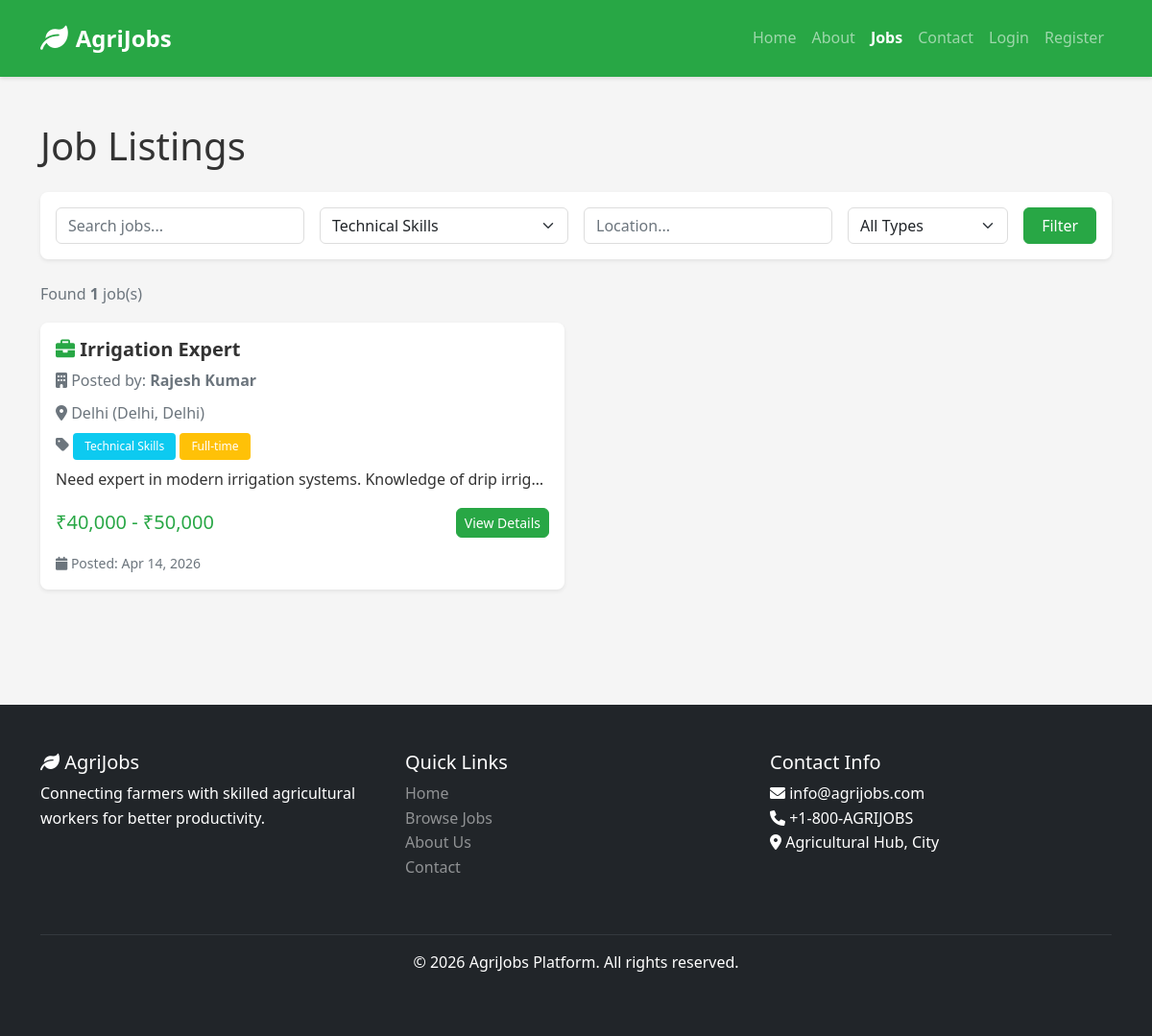
The page /jobs.php?category=Technical Skills on the database its author committed.
### tables this page shows
CREATE TABLE IF NOT EXISTS jobs (
    id INT PRIMARY KEY AUTO_INCREMENT,
    farmer_id INT NOT NULL,
    job_title VARCHAR(100) NOT NULL,
    category VARCHAR(50) NOT NULL,
    description TEXT NOT NULL,
    location VARCHAR(100) NOT NULL,
    city VARCHAR(50),
    state VARCHAR(50),
    salary_min DECIMAL(10, 2),
    salary_max DECIMAL(10, 2),
    job_type ENUM('full-time', 'part-time', 'seasonal', 'contract') DEFAULT 'full-time',
    experience_required VARCHAR(50),
    contact_name VARCHAR(100),
    contact_phone VARCHAR(20),
    contact_email VARCHAR(100),
    image VARCHAR(255),
    posted_at TIMESTAMP DEFAULT CURRENT_TIMESTAMP,
    deadline DATE,
    is_active BOOLEAN DEFAULT TRUE,
    FOREIGN KEY (farmer_id) REFERENCES users(id) ON DELETE CASCADE
);

CREATE TABLE IF NOT EXISTS users (
    id INT PRIMARY KEY AUTO_INCREMENT,
    full_name VARCHAR(100) NOT NULL,
    email VARCHAR(100) UNIQUE NOT NULL,
    password VARCHAR(255) NOT NULL,
    role ENUM('farmer', 'worker', 'admin') NOT NULL,
    phone VARCHAR(20),
    address TEXT,
    city VARCHAR(50),
    state VARCHAR(50),
    pincode VARCHAR(10),
    bio TEXT,
    profile_pic VARCHAR(255),
    created_at TIMESTAMP DEFAULT CURRENT_TIMESTAMP,
    updated_at TIMESTAMP DEFAULT CURRENT_TIMESTAMP ON UPDATE CURRENT_TIMESTAMP,
    is_active BOOLEAN DEFAULT TRUE
);

### jobs.php (the view, shortened to what this page needs)
<?php
include 'includes/db_connection.php';
$search = isset($_GET['search']) ? trim($_GET['search']) : '';
$category = isset($_GET['category']) ? trim($_GET['category']) : '';
$location = isset($_GET['location']) ? trim($_GET['location']) : '';
$query = "SELECT j.*, u.full_name, u.phone FROM jobs j
         JOIN users u ON j.farmer_id = u.id
         WHERE j.is_active = TRUE";
$params = array();
$types = '';
if (!empty($category)) {
    $query .= " AND j.category = ?";
    $params[] = $category;
    $types .= 's';
}
$query .= " ORDER BY j.posted_at DESC";
$stmt = $conn->prepare($query);
if (!empty($params)) {
    $stmt->bind_param($types, ...$params);
}
$stmt->execute();
$result = $stmt->get_result();
$total_jobs = $result->num_rows;
?>
<?php include 'includes/header.php'; ?>
    <div class="container py-5">
        <h1 class="mb-4">Job Listings</h1>
        <div class="card mb-4 border-0 shadow-sm">
            <div class="card-body">
                <form method="GET" class="row g-3">
                    <div class="col-md-3">
                        <input type="text" class="form-control" name="search" placeholder="Search jobs..."
                               value="<?php echo htmlspecialchars($search); ?>">
                    </div>
                    <div class="col-md-3">
                        <select class="form-select" name="category">
                            <option value="Technical Skills" <?php echo $category == 'Technical Skills' ? 'selected' : ''; ?>>Technical Skills</option>
                        </select>
                    </div>
                    <div class="col-md-3">
                        <input type="text" class="form-control" name="location" placeholder="Location..."
                               value="<?php echo htmlspecialchars($location); ?>">
                    </div>
                    <div class="col-md-2">
                        <select class="form-select" name="job_type">
                            <option value="">All Types</option>
                        </select>
                    </div>
                    <div class="col-md-1">
                        <button type="submit" class="btn btn-success w-100">Filter</button>
                    </div>
                </form>
            </div>
        </div>
        <p class="text-muted">Found <strong><?php echo $total_jobs; ?></strong> job(s)</p>
        <div class="row">
            <?php
            if ($result->num_rows > 0) {
                while ($job = $result->fetch_assoc()) {
            ?>
            <div class="col-md-6 mb-4">
                <div class="card border-0 shadow-sm h-100">
                    <div class="card-body">
                        <h5 class="card-title">
                            <i class="fas fa-briefcase text-success"></i>
                            <?php echo htmlspecialchars($job['job_title']); ?>
                        </h5>
                        <p class="text-muted mb-2">
                            <i class="fas fa-building"></i>
                            Posted by: <strong><?php echo htmlspecialchars($job['full_name']); ?></strong>
                        </p>
                        <p class="text-muted mb-2">
                            <i class="fas fa-map-marker-alt"></i>
                            <?php echo htmlspecialchars($job['location']); ?>
                            (<?php echo htmlspecialchars($job['city']); ?>, <?php echo htmlspecialchars($job['state']); ?>)
                        </p>
                        <p class="text-muted mb-2">
                            <i class="fas fa-tag"></i>
                            <span class="badge bg-info"><?php echo htmlspecialchars($job['category']); ?></span>
                            <span class="badge bg-warning"><?php echo ucfirst(htmlspecialchars($job['job_type'])); ?></span>
                        </p>
                        <p class="card-text text-truncate">
                            <?php echo htmlspecialchars(substr($job['description'], 0, 150)) . '...'; ?>
                        </p>
                        <div class="d-flex justify-content-between align-items-center mt-3">
                            <span class="h5 text-success mb-0">
                                ₹<?php echo number_format($job['salary_min']); ?> - ₹<?php echo number_format($job['salary_max']); ?>
                            </span>
                            <a href="job_detail.php?id=<?php echo $job['id']; ?>" class="btn btn-sm btn-success">
                                View Details
                            </a>
                        </div>
                        <small class="text-muted d-block mt-3">
                            <i class="fas fa-calendar"></i>
                            Posted: <?php echo date('M d, Y', strtotime($job['posted_at'])); ?>
                        </small>
                    </div>
                </div>
            </div>
            <?php
                }
            } else {
                echo '<div class="col-12"><p class="text-center text-muted">No jobs found. Try different filters.</p></div>';
            }
            ?>
        </div>
    </div>
<?php include 'includes/footer.php'; ?>

### css/style.css (style rules this page uses)
:root { --primary-color: #28a745; --secondary-color: #6c757d; --dark-color: #343a40; --light-color: #f8f9fa; }
* { margin: 0; padding: 0; box-sizing: border-box; }
body { font-family: 'Segoe UI', Tahoma, Geneva, Verdana, sans-serif; line-height: 1.6; color: #333; background-color: #f5f5f5; }
.card { transition: all 0.3s ease; border-radius: 8px; }
.card-title { color: #333; font-weight: 600; }
.badge { padding: 0.5rem 0.75rem; font-weight: 500; }
.btn { border-radius: 6px; font-weight: 500; transition: all 0.3s ease; text-decoration: none; }
.btn-success { background-color: #28a745; border-color: #28a745; }
.form-control, .form-select { border-radius: 6px; border: 1px solid #ddd; transition: border-color 0.3s ease; }
.card { animation: fadeIn 0.3s ease; }
.text-success { color: #28a745 !important; }
.shadow-sm { box-shadow: 0 0.125rem 0.25rem rgba(0, 0, 0, 0.075) !important; }
a { color: #28a745; text-decoration: none; transition: color 0.3s ease; }

### rows shown on the page
jobs: job_title "Irrigation Expert", farmer.full_name "Rajesh Kumar", location "Delhi", city "Delhi", state "Delhi", category "Technical Skills", job_type "Full-time", description "Need expert in modern irrigation systems. Knowledge of drip irrig…", salary_min "40,000", salary_max "50,000", posted_at "Apr 14, 2026"

### other values the page prints
$total_jobs "1"
